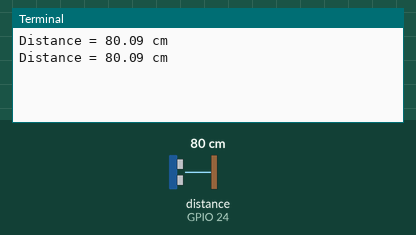
Simulated run of this program. Board: Raspberry Pi (BCM pin numbers). On the bench: the last lines printed to the terminal. Inputs (shaded band) come from the test bench; at power-on: distance to the obstacle (sensor on GPIO 24) 80 cm. The echo pulse lasts 58.3 µs per cm; the clock reads 2024-03-15 10:24:30 at power-on unless the program sets it.

Above: at 1.2 s.
1.3 s: distance to the obstacle (sensor on GPIO 24) set to 2 cm
At 2.6 s:
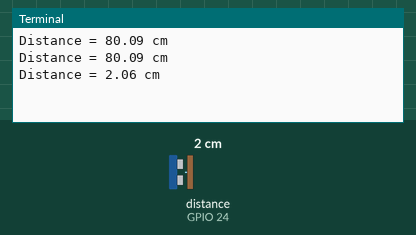
2.8 s: distance to the obstacle (sensor on GPIO 24) set to 4 cm
At 3.8 s:
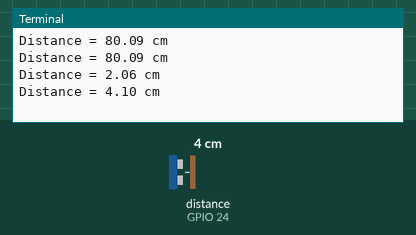
Timing chart, 0 to 5.8 s (numbered marks = the images above; inputs shaded):
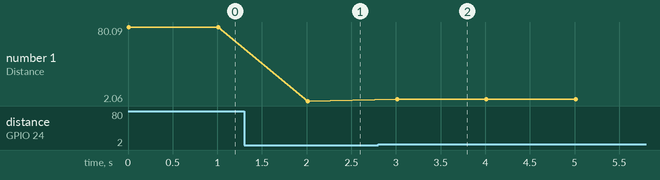

The program:

6ultrasonicSensor.py
```python
# Libraries
import RPi.GPIO as GPIO
import time


class ultraSonicSensor:
    def __init__(self, GPIO_TRIGGER, GPIO_ECHO) -> None:
        # GPIO Mode (BOARD / BCM)
        GPIO.setmode(GPIO.BCM)
        # set GPIO Pins
        self.GPIO_TRIGGER = GPIO_TRIGGER
        self.GPIO_ECHO = GPIO_ECHO

        # set GPIO direction (IN / OUT)
        GPIO.setup(self.GPIO_TRIGGER, GPIO.OUT)
        GPIO.setup(self.GPIO_ECHO, GPIO.IN)

    def distance(self):
        # set Trigger to HIGH
        GPIO.output(self.GPIO_TRIGGER, True)

        # set Trigger after 0.01ms to LOW
        time.sleep(0.00001)
        GPIO.output(self.GPIO_TRIGGER, False)

        # StartTime = time.time()
        # StopTime = time.time()

        # save StartTime
        while GPIO.input(self.GPIO_ECHO) == 0:
            StartTime = time.time()

        # save time of arrival
        while GPIO.input(self.GPIO_ECHO) == 1:
            StopTime = time.time()

        # time difference between start and arrival
        TimeElapsed = StopTime - StartTime
        # multiply with the sonic speed (34300 cm/s)
        # and divide by 2, because there and back
        distance = (TimeElapsed * 34300) / 2

        return distance


if __name__ == '__main__':
    try:
        ultrasonic = ultraSonicSensor(GPIO_TRIGGER=18, GPIO_ECHO=24)
        while True:
            dist = ultrasonic.distance()
            print("Distance = %.2f cm" % dist)
            time.sleep(1)

    # Reset by pressing CTRL + C
    except:
        print("stopped by User")
        GPIO.cleanup()
```

Measured:
- after the input at 1.3 s, the terminal: prints a new line after 0.71 s (image 1)
- after the input at 2.8 s, the terminal: prints a new line after 0.21 s (image 2)
- plotted number 1: 80.09 → 2.06 after the input at 1.3 s, 2.06 → 4.1 after the input at 2.8 s
